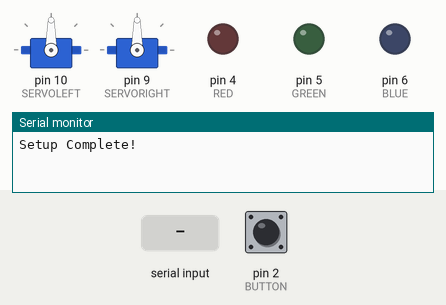
Bench run of a sketch on a simulated Arduino Uno, built with avr-gcc and run on an emulated ATmega328P. On the bench: 2 × servo, output pins drawn as LEDs (lit = HIGH), the last lines printed to the serial monitor. Inputs (shaded band) come from the test bench; at power-on: pin 2 (BUTTON) HIGH.

Above: at 1.3 s.
1.4 s: pin 2 (BUTTON) pulled LOW for 0.15 s
At 2.1 s:
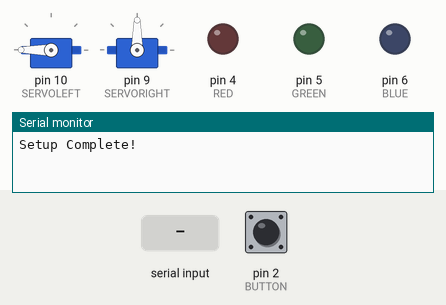
4.5 s: "l90\n" received over Serial
7.5 s: "90,45,200\n" received over Serial
At 9.51 s:
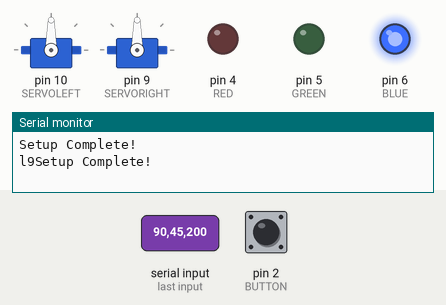
10.5 s: "b90\n" received over Serial
At 12.1 s:
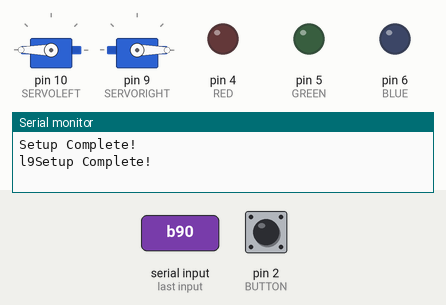
Timing chart, 0 to 14.5 s (numbered marks = the images above; inputs shaded):
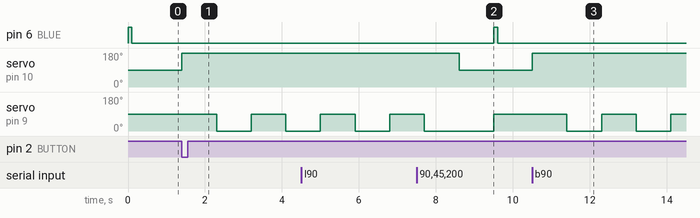

Measured:
- after the input at 1.4 s, servo on pin 10 (SERVOLEFT): 90° → 180° at once; servo on pin 9 (SERVORIGHT): 90° → 0° after 0.90 s, → 90° 0.90 s later, → 0° 0.90 s later
- after the input at 7.5 s, pin 6 (BLUE): LOW → HIGH after 2.0 s, → LOW 0.10 s later
- after the input at 10.5 s, servo on pin 10 (SERVOLEFT): 90° → 180° at once; servo on pin 9 (SERVORIGHT): alternates 90° for 0.90 s and 0° for 0.90 s, starting after 0.90 s

The sketch:

ServoController.ino
```cpp
/*
 *  CSCE236 Embedded Systems
 *  Mitchel Pigsley
 *  ServoController.ino
 *  2/12/13
 *
 */

 #include <Servo.h>

 #define BUTTON 2
 #define RED 4
 #define GREEN 5
 #define BLUE 6
 #define SERVORIGHT 9
 #define SERVOLEFT 10
 #define TIMEFACTOR 10

 Servo left;
 Servo right;
 char inChar[50];
 uint8_t count = 0;

 void setup() {
   // Start Serial
   Serial.begin(9600);

   // Make LEDs an Output
   pinMode(RED,OUTPUT);
   pinMode(GREEN,OUTPUT);
   pinMode(BLUE,OUTPUT);

   // Make Button an input
   pinMode(BUTTON,INPUT_PULLUP);

   // Attach Servos
   left.attach(SERVOLEFT);
   right.attach(SERVORIGHT);

   // Blink Light & Print Complete
   Serial.println("Setup Complete!");
   digitalWrite(BLUE, HIGH);
   delay(100);
   digitalWrite(BLUE, LOW);
 }

 boolean debounce(boolean last) {
  delay(50);
  boolean current = digitalRead(BUTTON);
    if (last != current) {
      return current;
    }
   return last;
 }

 void loop() {
   // If button is pressed Make a box
   if(!debounce(digitalRead(BUTTON))) {
     turnBox();
   }
 }

 void turnBox() {
   turnRight(90);
   straight(90);
   turnRight(90);
   straight(90);
   turnRight(90);
   straight(90);
   turnRight(90);
   straight(90);
 }

 void turnLeft(int degree) {
   if (degree > 0) {
     right.write(0);
     delay(degree * TIMEFACTOR);
     right.write(90);
   } else if (degree < 0) {
     right.write(1800);
     delay(-degree * TIMEFACTOR);
     right.write(90);
   } else {
     // Do nothing because degree is zero
   }

 }

 void turnRight(int degree) {
   if (degree > 0) {
     left.write(180);
     delay(degree * TIMEFACTOR);
     left.write(90);
   } else if (degree < 0) {
     left.write(0);
     delay(-degree * TIMEFACTOR);
     left.write(90);
   } else {
     // Do nothing because degree is zero
   }
 }

 void straight(int length) {
   if (length > 0) {
     // Forward
     left.write(180);
     right.write(0);
     delay(length * TIMEFACTOR);
     left.write(90);
     right.write(90);
   } else if (length < 0) {
     // Backward
     left.write(0);
     right.write(180);
     delay(-length * TIMEFACTOR);
     right.write(90);
     left.write(90);
   } else {
     // Do nothing becuase degree is zero
   }
 }


 void serialEvent() {
   count = 0;
   while(Serial.available()) {
     inChar[count] = (char)Serial.read();
     count++;
   }

   if(inChar[0] == 'l') {
     char temp[10];
     for (int i = 1; i < count; i++) {
       temp[i-1] = inChar[i];
     }
     turnLeft(atoi(temp));
   } else if (inChar[0] == 'r') {
     char temp[5];
     for (int i = 1; i < count; i++) {
       temp[i-1] = inChar[i];
     }
     turnRight(atoi(temp));
   } else if (inChar[0] == 's') {
     char temp[5];
     for (int i = 1; i < count; i++) {
       temp[i-1] = inChar[i];
     }
     straight(atoi(temp));
   } else if(inChar[0] == 'b') {
     turnBox();
   }  else{
     // Do nothing.. incorrect input
   }

   Serial.write(inChar);
   Serial.write("\n\r");
 }
```
